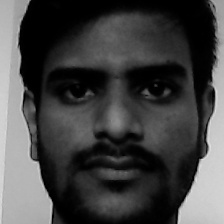
#> input picture dataset/User.1.13.jpg, 224 x 224 px, given in place of the camera
$ jupyter execute --allow-errors 'Realtime face Recognizer.ipynb'
#> lines starting #> are read from the running program, lines starting #| are printed output that depends on the picture; after the words box and inside, x2 and y2 are one past the last pixel; in counts of white or black regions, pixels touching at a corner belong together
[cell 1]
#lets Detect face
import numpy as np
import cv2
#face_cascade = cv2.CascadeClassifier('Cascades/haarcascade_frontalface_default.xml')    or below
face_cascade = cv2.CascadeClassifier('C:\\opencv\\build\\etc\\haarcascades\\haarcascade_frontalface_default.xml')
cap = cv2.VideoCapture(0)
cap.set(3,640) # set Width
cap.set(4,480) # set Height

while True:
    ret, img = cap.read()
#> img is the input picture: shape (224, 224, 3); min 0, max 224, mean 68.2

    gray = cv2.cvtColor(img, cv2.COLOR_BGR2GRAY)

    faces = face_cascade.detectMultiScale(gray,scaleFactor=1.2,minNeighbors=5,minSize=(20, 20))
#> faces = [[20, 20, 185, 185]]


    for (x,y,w,h) in faces:
        cv2.rectangle(img,(x,y),(x+w,y+h),(255,0,0),2)
        roi_gray = gray[y:y+h, x:x+w]
        roi_color = img[y:y+h, x:x+w]
#> this loop made 1 pass
#> pass 1, `roi_gray = gray[y:y+h, x:x+w]`:
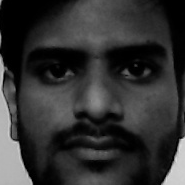
#> roi_gray: shape (185, 185); min 0, max 222, mean 49.4
#> pass 1, `roi_color = img[y:y+h, x:x+w]`:
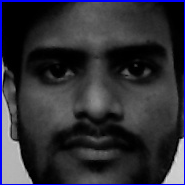
#> roi_color: shape (185, 185, 3); mean B, G, R 55, 46.8, 46.8
#> after the loop:
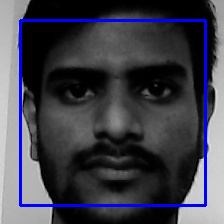
#> img: shape (224, 224, 3); 4.42% of pixels changed, all inside (x1, y1, x2, y2) = (19, 19, 207, 207)

    cv2.imshow('video',img)

    k = cv2.waitKey(30) & 0xff
#> (key Esc is pressed here)
    if k == 27: # press 'ESC' to quit
        break

cap.release()
cv2.destroyAllWindows()

[cell 2]
#get samples for taining

import cv2
import os

cam = cv2.VideoCapture(0)
cam.set(3, 640) # set video width
cam.set(4, 480) # set video height

#face_detector = cv2.CascadeClassifier('haarcascade_frontalface_default.xml')
face_detector = cv2.CascadeClassifier('C:\\opencv\\build\\etc\\haarcascades\\haarcascade_frontalface_default.xml')

# For each person, enter one numeric face id
face_id = input('\n enter user id end press <return> ==>  ')

print("\n [INFO] Initializing face capture. Look the camera and wait ...")
# Initialize individual sampling face count
count = 0

while(True):
    ret, img = cam.read()
    gray = cv2.cvtColor(img, cv2.COLOR_BGR2GRAY)
    faces = face_detector.detectMultiScale(gray, 1.3, 5)
#> faces = [[13, 11, 196, 196]]

    for (x,y,w,h) in faces:
        cv2.rectangle(img, (x,y), (x+w,y+h), (255,0,0), 2)
        count += 1

        # Save the captured image into the datasets folder
        cv2.imwrite("dataset/User." + str(face_id) + '.' + str(count) + ".jpg", gray[y:y+h,x:x+w])

        cv2.imshow('image', img)
#> this loop made 1 pass
#> (x, y, w, h, count) on pass 1: (13, 11, 196, 196, 1)
#> pass 1, `cv2.imwrite("dataset/User." + str(face_id) + '.' + str(count) + ".jpg"..`:
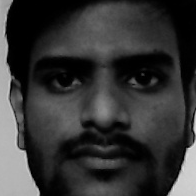
#> saved as User..1.jpg: shape (196, 196); min 0, max 222, mean 53.5
#> pass 1, `cv2.imshow('image', img)`:
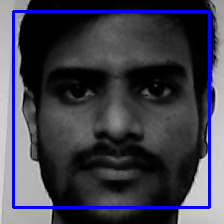
#> window 'image': shape (224, 224, 3); mean B, G, R 75.7, 63.8, 63.8
#> after the loop, count = 1

    k = cv2.waitKey(100) & 0xff # Press 'ESC' for exiting video
#> (key Esc is pressed here)
    if k == 27:
        break
    elif count >= 30: # Take 30 face sample and stop video
         break

# Do a bit of cleanup
print("\n [INFO]Samples gathered Successfully !!! Now Exiting Program ")
cam.release()
cv2.destroyAllWindows()

[cell 3]
#trainface

import cv2
import numpy as np
from PIL import Image
import os

# Path for face image database
path = 'dataset'

recognizer = cv2.face.LBPHFaceRecognizer_create()
#detector = cv2.CascadeClassifier("haarcascade_frontalface_default.xml");
detector = cv2.CascadeClassifier('C:\\opencv\\build\\etc\\haarcascades\\haarcascade_frontalface_default.xml')

# function to get the images and label data
def getImagesAndLabels(path):
#> called with path = 'dataset'
    imagePaths = [os.path.join(path,f) for f in os.listdir(path)]
    faceSamples=[]
    ids = []
    for imagePath in imagePaths:
        PIL_img = Image.open(imagePath).convert('L') # convert it to grayscale
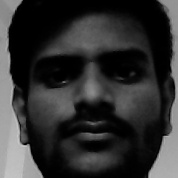
#> input picture dataset/User.1.1.jpg, 178 x 178 px
#> PIL_img is the input picture: PIL image 178x178 L; min 0, max 201, mean 49.3
        img_numpy = np.array(PIL_img,'uint8')
        id = int(os.path.split(imagePath)[-1].split(".")[1])
        faces = detector.detectMultiScale(img_numpy)
#> faces = [[15, 14, 148, 148]]
        for (x,y,w,h) in faces:
            faceSamples.append(img_numpy[y:y+h,x:x+w])
            ids.append(id)
#> this loop made 1 pass
#> after the loop, faceSamples = 1 item; ids = [1]
    return faceSamples,ids

print ("\n [INFO] Training faces. It will take a few seconds. Wait ...")
faces,ids = getImagesAndLabels(path)
recognizer.train(faces, np.array(ids))

# Save the model into trainer/trainer.yml
#> (the rest of this cell did not finish here and is left out)
